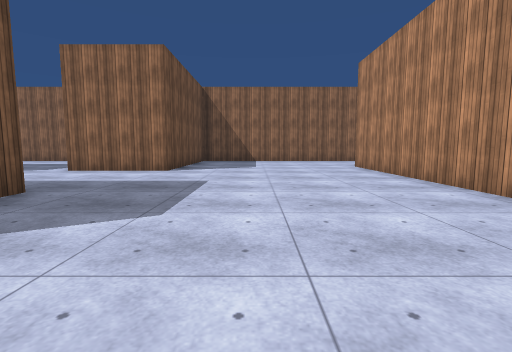
view 1 (above)

19 first-person views from a walk through a Unity game level. The camera is 1.2 m above the floor, tilts 6° down and sees 85° across. The floor is counted in squares, 2 m on a side. Each view is taken from the middle of a square. On the plan, view 1 faces up. The plan holds only what a view shows up to about 9 squares ahead; the rest is blank. The place goes on beyond the plan. Surface patterns are stand-ins for the level's own textures.

view 2
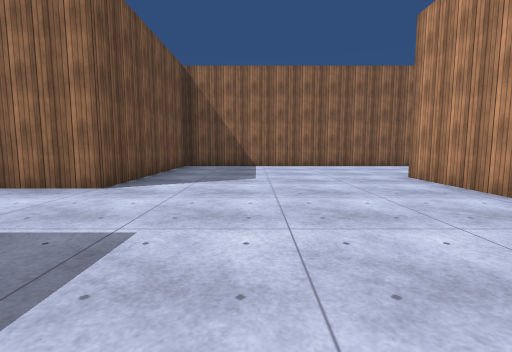

view 3
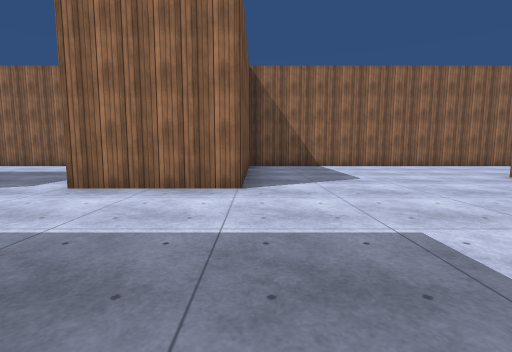

view 4
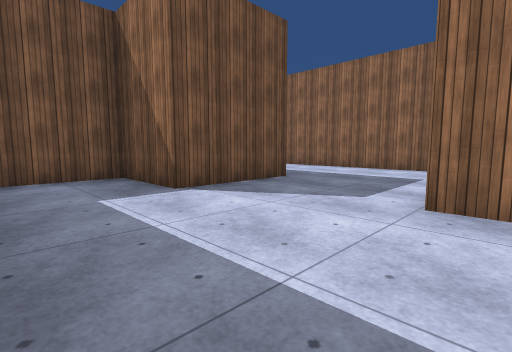

view 5
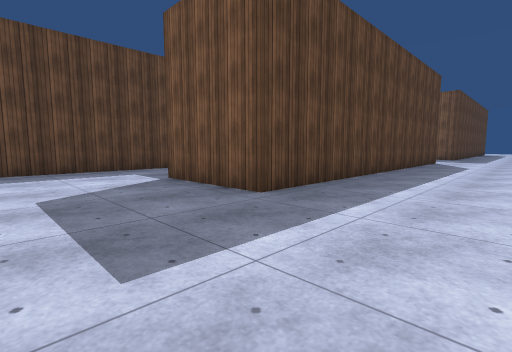

view 6
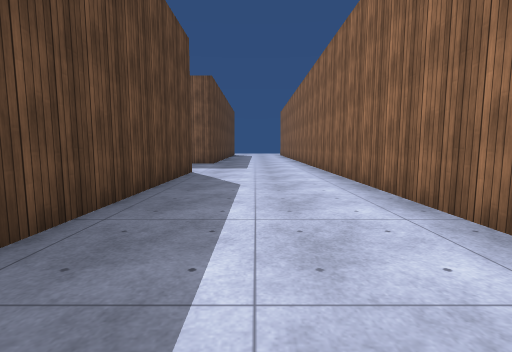

view 7
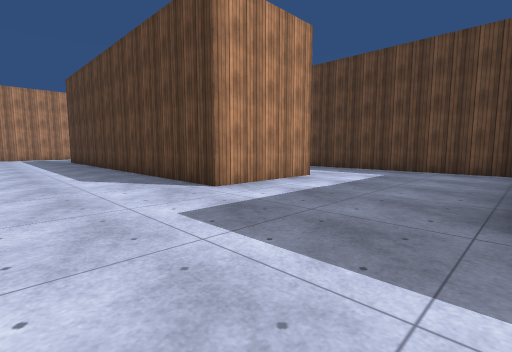

view 8
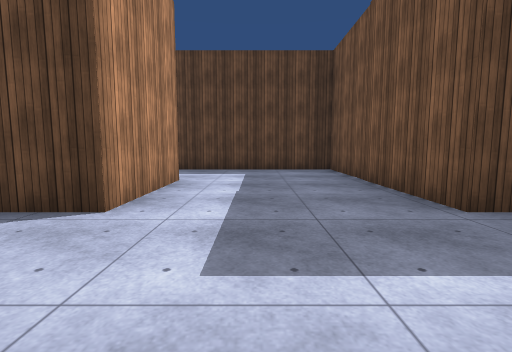

view 9
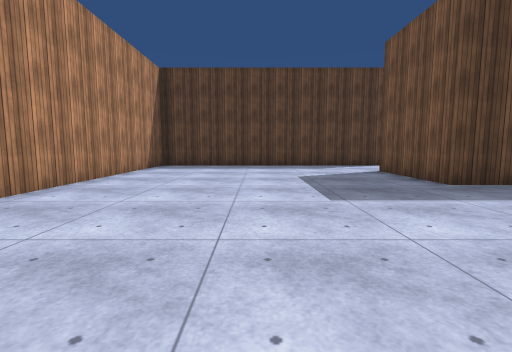

view 10
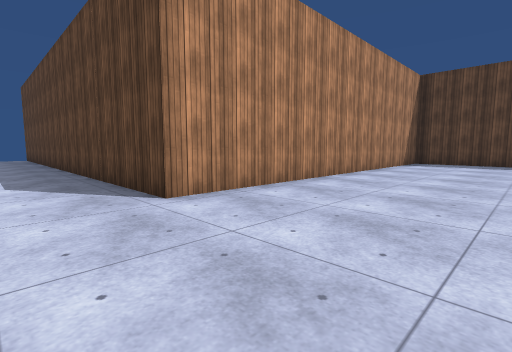

view 11
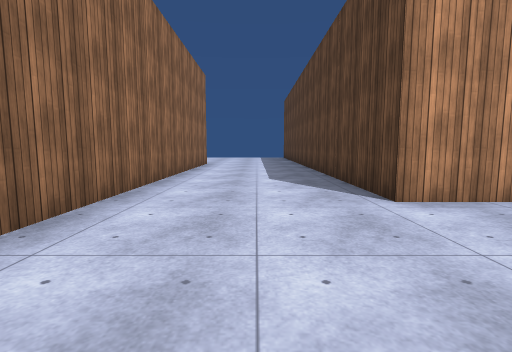

view 12
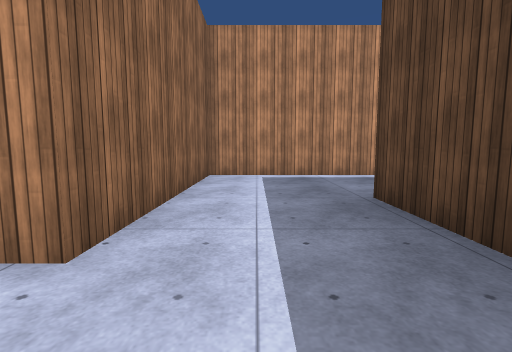

view 13
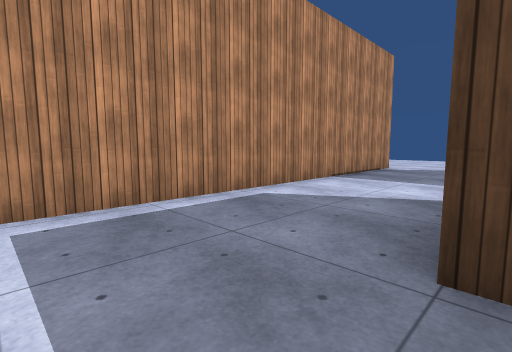

view 14
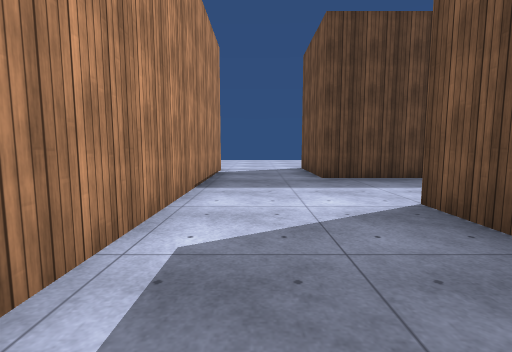

view 15
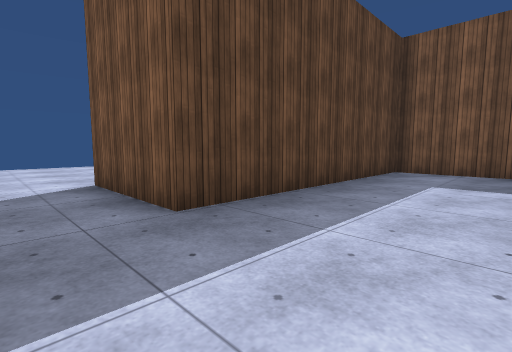

view 16
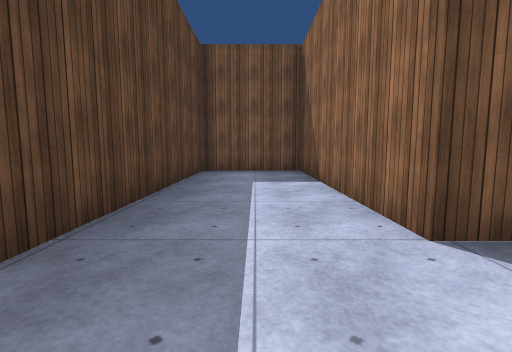

view 17
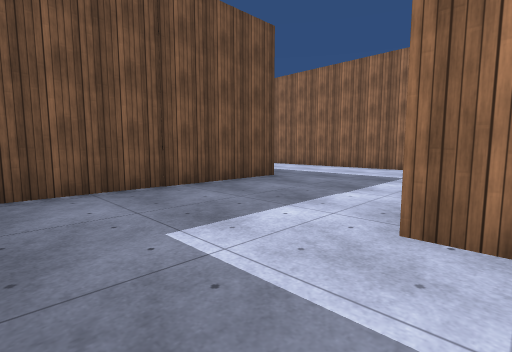

view 18
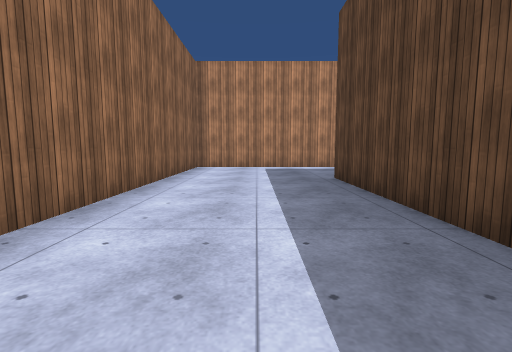

view 19
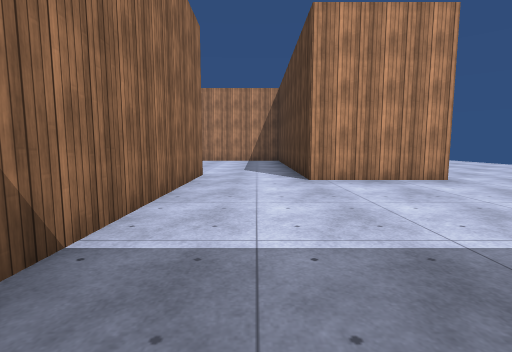

### Floor plan
Points are (right, up) in squares from view 1. A wall is a line through its corners. A room is listed if a view was taken in it or the views show most of it. See-through windows are left out.
Room 1 (views 1, 2, 3, 4, 5, 6, 7, 8, 9, 10, 11, 12, 13, 17, 18)
walls: (-4.7, 7.6) (-4.7, 11.7) (-20.5, 11.7); (-8.9, 3.6) (-3, 3.6) (-3, 1.1) (-4.5, 1.1); (-4, -1) (3, -1) (3, 8.5) (8.5, 8.5); (-14.5, 6) (-16.6, 6) (-16.6, 8.5) (-7.6, 8.5) (-7.6, 6) (-9.6, 6) (-9.6, 4.1); (-20.4, 8.5) (-20, 8.5) (-20, 3.6) (-14.6, 3.6); (8.5, 11.7) (-2.2, 11.7) (-2.2, 7) (-4.8, 7)
ways out: opening at (-15.5, 4.5) to room 2; opening at (-3.5, 0.5) to room 3
Room 2 (views 14, 15, 16)
walls: (-14.7, 2.2) (-14.7, 1.1) (-20, 1.1) (-20, -1.3) (-14.3, -1.3); (-12.1, -1.5) (-12.1, 6) (-14.5, 6)
ways out: opening at (-15.5, 4.5) to room 1; opening at (-13.5, -2.5) to room 3
Room 3 (view 19)
walls: (-4, -3.5) (-4, -1); (-4.5, 1.1) (-7.9, 1.1); (-12.1, -3.2) (-12.1, -1.5); (-14.3, -1.3) (-14.3, -3.9)
ways out: opening at (-3.5, 0.5) to room 1; opening at (-13.5, -2.5) to room 2

Where each view was taken, in squares from view 1:
view 1: 0 up, 0 right, facing up
view 2: 3 up, 0 right, facing up
view 3: 3 up, 2 left, facing up
view 4: 4 up, 4 left, facing up-left
view 5: 11 up, 5 left, facing down-left
view 6: 10 up, 10 left, facing left
view 7: 11 up, 20 left, facing down-right
view 8: 11 up, 18 left, facing down
view 9: 8 up, 0 right, facing down
view 10: 10 up, 0 right, facing down-right
view 11: 10 up, 0 right, facing right
view 12: 5 up, 18 left, facing right
view 13: 5 up, 15 left, facing down-right
view 14: 4 up, 13 left, facing down
view 15: 1 up, 13 left, facing down-left
view 16: 0 up, 13 left, facing left
view 17: 4 up, 16 left, facing up-left
view 18: 10 up, 13 left, facing right
view 19: 0 up, 9 left, facing right
